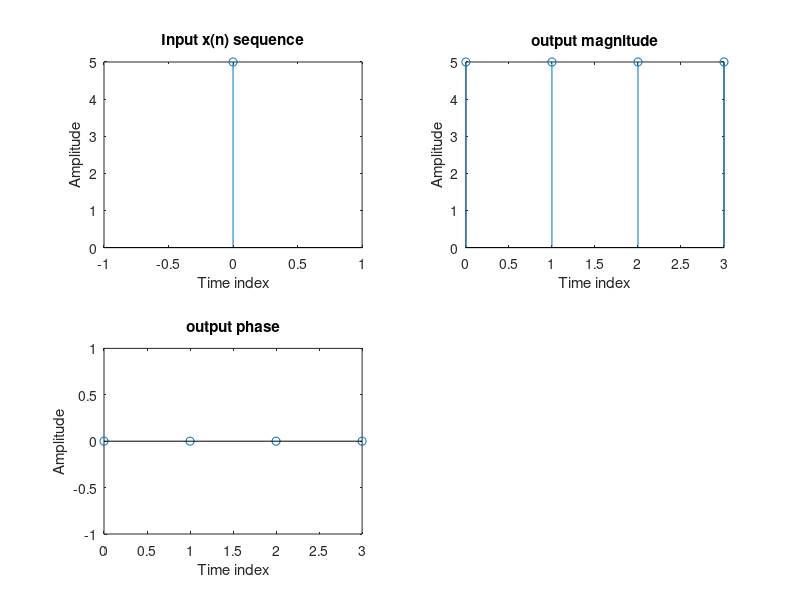

This figure's MATLAB source:
clc;
clear all;
close all;
xn=input('Enter the input sequence');
N=4;
Xk=fft(xn,N);
disp(Xk);
mag_Xk=abs(Xk);
disp('mag_xk=');
disp(mag_Xk);
phase_Xk=angle(Xk);
disp('phase_xk=');
disp(phase_Xk);
L=length(xn);
n=0:1:L-1;
subplot(2,2,1);
stem(n,xn);
xlabel('Time index');
ylabel('Amplitude');
title('Input x(n) sequence');
M=length(mag_Xk);
n1=0:1:M-1;
subplot(2,2,2);
stem(n1,mag_Xk);
xlabel('Time index');
ylabel('Amplitude');
title('output magnitude');
Q=length(phase_Xk);
n2=0:1:Q-1;
subplot(2,2,3);
stem(n2,phase_Xk);
xlabel('Time index');
ylabel('Amplitude');
title('output phase');
